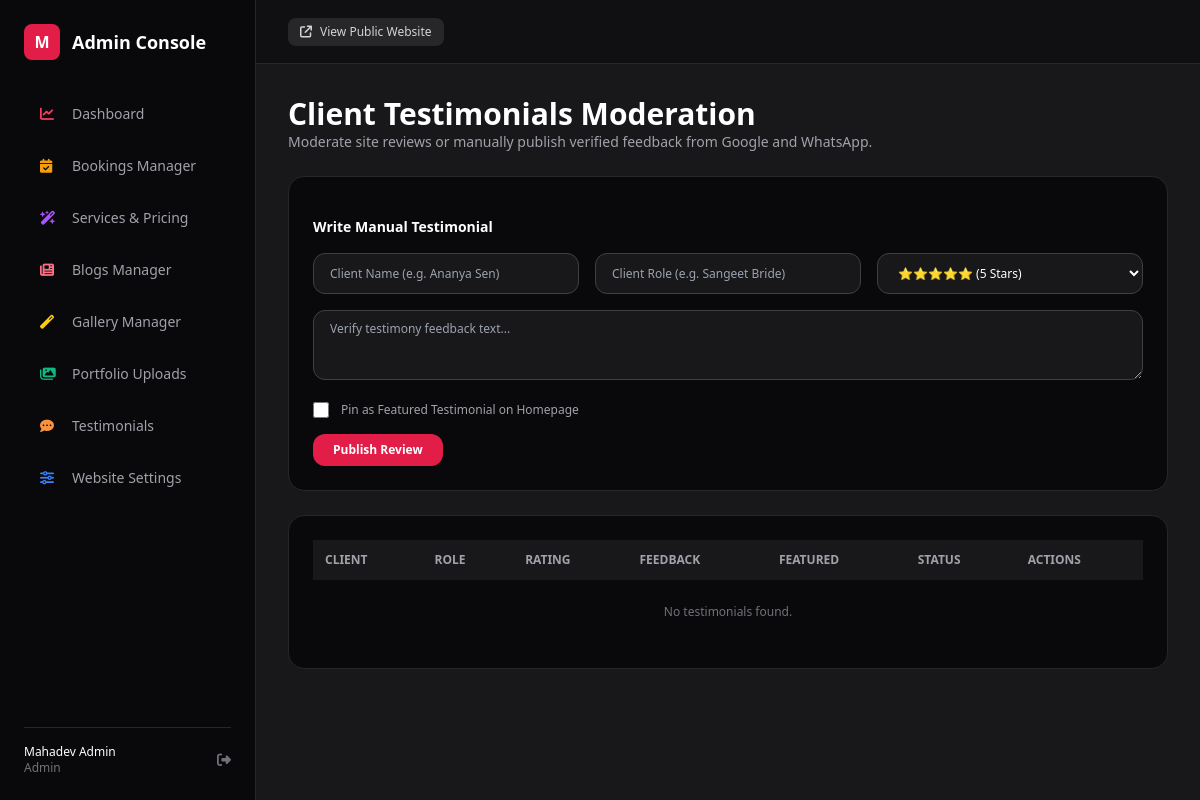
Before: /admin/reviews (signed in) with the older database file.
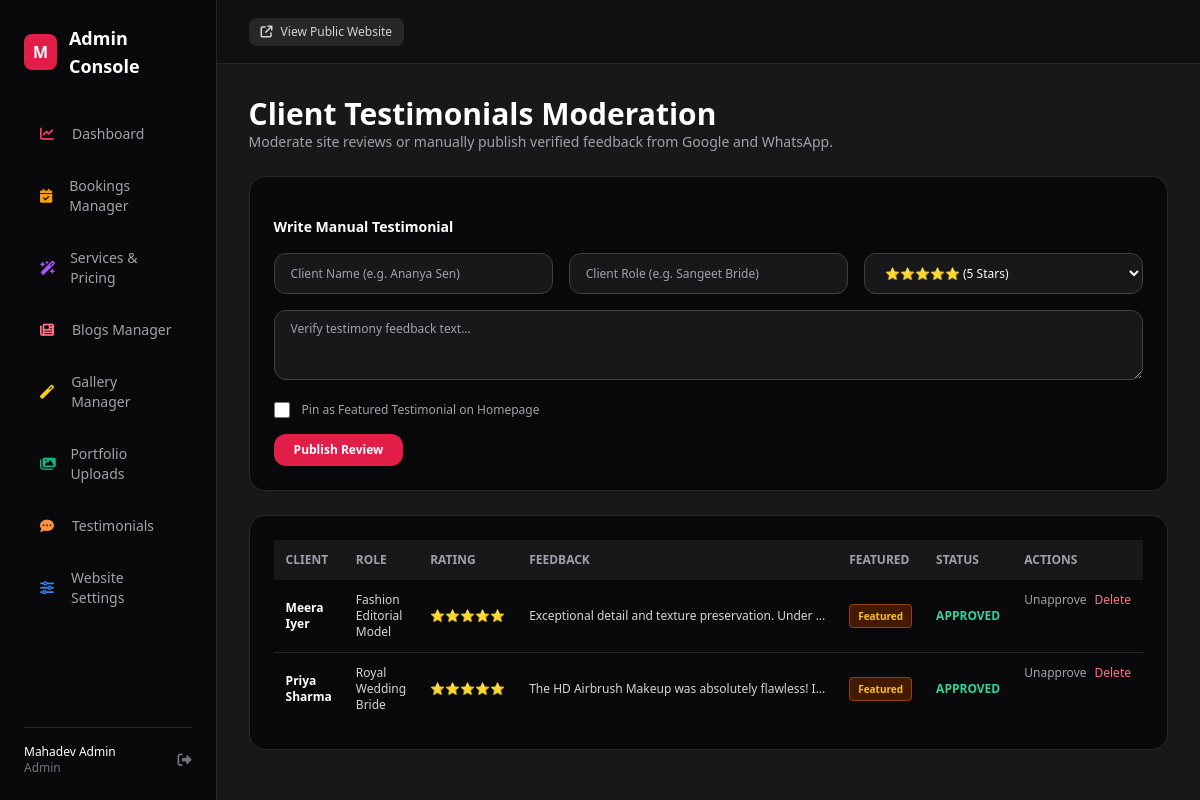
After: the same page with the newer database file.
### tables this page shows
CREATE TABLE `reviews` (
  `id` INT AUTO_INCREMENT PRIMARY KEY,
  `client_name` VARCHAR(100) NOT NULL,
  `client_role` VARCHAR(100) DEFAULT 'Happy Bride',
  `client_avatar` VARCHAR(255) NULL,
  `rating` TINYINT(1) DEFAULT 5,
  `review_text` TEXT NOT NULL,
  `is_featured` TINYINT(1) DEFAULT 0,
  `status` ENUM('pending', 'approved') DEFAULT 'approved',
  `created_at` TIMESTAMP DEFAULT CURRENT_TIMESTAMP
);

### app/Controllers/Admin/ReviewController.php (called while the page is built, shortened)
<?php
class ReviewController extends Controller {
    public function index() {
        $data = [
            'meta_title' => 'Testimonials Manager | Admin Panel',
            'reviews' => Review::getAll()
        ];
        $this->view('admin/reviews/index', $data, 'admin/layouts/main');
    }
}

### app/Core/App.php (called while the page is built, shortened)
<?php
class App {
    private Router $router;
    public function __construct() {
        $this->router = new Router();
    }
    private function registerRoutes() {
        $this->router->get('/', [\App\Controllers\HomeController::class, 'index']);
        $this->router->get('/about', [\App\Controllers\HomeController::class, 'about']);
        $this->router->get('/services', [\App\Controllers\ServiceController::class, 'index']);
        $this->router->get('/service/{slug}', [\App\Controllers\ServiceController::class, 'detail']);
        $this->router->get('/portfolio', [\App\Controllers\PortfolioController::class, 'index']);
        $this->router->get('/gallery', [\App\Controllers\PortfolioController::class, 'gallery']);
        $this->router->get('/blog', [\App\Controllers\BlogController::class, 'index']);
        $this->router->get('/blog/{slug}', [\App\Controllers\BlogController::class, 'detail']);
        $this->router->get('/reviews', [\App\Controllers\ReviewController::class, 'index']);
        $this->router->post('/review/submit', [\App\Controllers\ReviewController::class, 'submit']);
        $this->router->get('/contact', [\App\Controllers\HomeController::class, 'contact']);
        $this->router->post('/contact/submit', [\App\Controllers\HomeController::class, 'submitContact']);
        $this->router->get('/booking', [\App\Controllers\BookingController::class, 'index']);
        $this->router->post('/booking/calculate', [\App\Controllers\BookingController::class, 'calculatePriceApi']);
        $this->router->post('/booking/submit', [\App\Controllers\BookingController::class, 'submit']);
        $this->router->get('/admin/login', [\App\Controllers\Admin\AuthController::class, 'loginForm']);
        $this->router->post('/admin/login', [\App\Controllers\Admin\AuthController::class, 'login']);
        $this->router->get('/admin/logout', [\App\Controllers\Admin\AuthController::class, 'logout']);
        $this->router->get('/admin', [\App\Controllers\Admin\DashboardController::class, 'index']);
        $this->router->get('/admin/dashboard', [\App\Controllers\Admin\DashboardController::class, 'index']);
        $this->router->get('/admin/services', [\App\Controllers\Admin\ServiceController::class, 'index']);
        $this->router->get('/admin/services/create', [\App\Controllers\Admin\ServiceController::class, 'create']);
        $this->router->post('/admin/services/store', [\App\Controllers\Admin\ServiceController::class, 'store']);
        $this->router->get('/admin/services/edit/{id}', [\App\Controllers\Admin\ServiceController::class, 'edit']);
        $this->router->post('/admin/services/update/{id}', [\App\Controllers\Admin\ServiceController::class, 'update']);
        $this->router->get('/admin/services/delete/{id}', [\App\Controllers\Admin\ServiceController::class, 'delete']);
        $this->router->get('/admin/bookings', [\App\Controllers\Admin\BookingController::class, 'index']);
        $this->router->get('/admin/bookings/view/{id}', [\App\Controllers\Admin\BookingController::class, 'view']);
        $this->router->post('/admin/bookings/update-status/{id}', [\App\Controllers\Admin\BookingController::class, 'updateStatus']);
        $this->router->get('/admin/portfolio', [\App\Controllers\Admin\PortfolioController::class, 'index']);
        $this->router->post('/admin/portfolio/store', [\App\Controllers\Admin\PortfolioController::class, 'store']);
        $this->router->get('/admin/portfolio/delete/{id}', [\App\Controllers\Admin\PortfolioController::class, 'delete']);
        $this->router->get('/admin/blogs', [\App\Controllers\Admin\BlogController::class, 'index']);
        $this->router->get('/admin/blogs/create', [\App\Controllers\Admin\BlogController::class, 'create']);
        $this->router->post('/admin/blogs/store', [\App\Controllers\Admin\BlogController::class, 'store']);
        $this->router->get('/admin/blogs/edit/{id}', [\App\Controllers\Admin\BlogController::class, 'edit']);
        $this->router->post('/admin/blogs/update/{id}', [\App\Controllers\Admin\BlogController::class, 'update']);
        $this->router->get('/admin/blogs/delete/{id}', [\App\Controllers\Admin\BlogController::class, 'delete']);
        $this->router->post('/admin/blogs/upload-image', [\App\Controllers\Admin\BlogController::class, 'uploadImage']);
        $this->router->get('/admin/gallery', [\App\Controllers\Admin\GalleryController::class, 'index']);
        $this->router->post('/admin/gallery/store', [\App\Controllers\Admin\GalleryController::class, 'store']);
        $this->router->get('/admin/gallery/delete/{id}', [\App\Controllers\Admin\GalleryController::class, 'delete']);
        $this->router->get('/admin/reviews', [\App\Controllers\Admin\ReviewController::class, 'index']);
        $this->router->post('/admin/reviews/store', [\App\Controllers\Admin\ReviewController::class, 'store']);
        $this->router->get('/admin/reviews/approve/{id}', [\App\Controllers\Admin\ReviewController::class, 'approve']);
        $this->router->get('/admin/reviews/disapprove/{id}', [\App\Controllers\Admin\ReviewController::class, 'disapprove']);
        $this->router->get('/admin/reviews/toggle-featured/{id}', [\App\Controllers\Admin\ReviewController::class, 'toggleFeatured']);
        $this->router->get('/admin/reviews/delete/{id}', [\App\Controllers\Admin\ReviewController::class, 'delete']);
        $this->router->get('/admin/settings', [\App\Controllers\Admin\SettingsController::class, 'index']);
        $this->router->post('/admin/settings/save', [\App\Controllers\Admin\SettingsController::class, 'save']);
    }
    public function run() {
        $this->router->dispatch($_SERVER['REQUEST_METHOD'], $_SERVER['REQUEST_URI']);
    }
}

### public/index.php (called while the page is built, shortened)
<?php
$app = new App\Core\App();
$app->run();

### app/Core/Database.php (called while the page is built, shortened)
<?php
class Database {
    private static $instance = null;
    private $pdo;
    private function __construct() {
        try {
            $dsn = "mysql:host=" . DB_HOST . ";port=" . DB_PORT . ";dbname=" . DB_NAME . ";charset=" . DB_CHARSET;
            $options = [
                PDO::ATTR_ERRMODE => PDO::ERRMODE_EXCEPTION,
                PDO::ATTR_DEFAULT_FETCH_MODE => PDO::FETCH_ASSOC,
                PDO::ATTR_EMULATE_PREPARES => false,
            ];
            $this->pdo = new PDO($dsn, DB_USER, DB_PASS, $options);
        } catch (PDOException $e) {
            if (APP_DEBUG) {
                die("Database Connection Error: " . $e->getMessage());
            } else {
                die("A database connection error occurred. Please try again later.");
            }
        }
    }
    public static function getInstance() {
        if (self::$instance === null) {
            self::$instance = new self();
        }
        return self::$instance;
    }
    public function getConnection() {
        return $this->pdo;
    }
    public static function query($sql, $params = []) {
        $db = self::getInstance()->getConnection();
        $stmt = $db->prepare($sql);
        $stmt->execute($params);
        return $stmt;
    }
    public static function fetchAll($sql, $params = []) {
        return self::query($sql, $params)->fetchAll();
    }
}

### app/Models/Review.php (called while the page is built, shortened)
<?php
class Review {
    public static function getAll() {
        return Database::fetchAll("SELECT * FROM reviews ORDER BY id DESC");
    }
}

### app/Views/admin/reviews/index.php (the view, shortened to what the rows shown need)
<div class="space-y-6">
    <div class="flex justify-between items-center">
        <div>
            <h1 class="text-3xl font-bold text-white">Client Testimonials Moderation</h1>
            <p class="text-sm text-zinc-400">Moderate site reviews or manually publish verified feedback from Google and WhatsApp.</p>
        </div>
    </div>
    <form action="<?= BASE_URL ?>/admin/reviews/store" method="POST" class="bg-zinc-950 p-6 rounded-2xl border border-zinc-800 space-y-4">
        <h3 class="font-bold text-white text-sm">Write Manual Testimonial</h3>
        <div class="grid grid-cols-1 sm:grid-cols-3 gap-4">
            <input type="text" name="client_name" placeholder="Client Name (e.g. Ananya Sen)" required class="bg-zinc-900 border border-zinc-700 rounded-xl px-4 py-2.5 text-xs text-white">
            <input type="text" name="client_role" placeholder="Client Role (e.g. Sangeet Bride)" class="bg-zinc-900 border border-zinc-700 rounded-xl px-4 py-2.5 text-xs text-white">
            <select name="rating" class="bg-zinc-900 border border-zinc-700 rounded-xl px-4 py-2.5 text-xs text-white">
                <option value="5">⭐⭐⭐⭐⭐ (5 Stars)</option>
            </select>
        </div>
        <div>
            <textarea name="review_text" rows="3" placeholder="Verify testimony feedback text..." required class="w-full bg-zinc-900 border border-zinc-700 rounded-xl px-4 py-2.5 text-xs text-white"></textarea>
        </div>
        <div class="flex items-center gap-3">
            <input type="checkbox" name="is_featured" value="1" class="w-4 h-4 text-rose-600 rounded bg-zinc-900 border-zinc-700">
            <label class="text-xs text-zinc-400">Pin as Featured Testimonial on Homepage</label>
        </div>
        <button type="submit" class="px-5 py-2 bg-rose-600 hover:bg-rose-500 rounded-xl text-xs font-bold text-white transition">Publish Review</button>
    </form>
    <div class="bg-zinc-950 rounded-2xl border border-zinc-800 p-6">
        <div class="overflow-x-auto">
            <table class="w-full text-left text-xs text-zinc-300">
                <thead class="bg-zinc-900 text-zinc-400 uppercase">
                    <tr>
                        <th class="p-3">Client</th>
                        <th class="p-3">Role</th>
                        <th class="p-3">Rating</th>
                        <th class="p-3">Feedback</th>
                        <th class="p-3">Featured</th>
                        <th class="p-3">Status</th>
                        <th class="p-3">Actions</th>
                    </tr>
                </thead>
                <tbody class="divide-y divide-zinc-800">
                    <?php if (empty($reviews)): ?>
                        <tr>
                            <td colspan="7" class="p-6 text-center text-zinc-500">No testimonials found.</td>
                        </tr>
                    <?php else: ?>
                        <?php foreach ($reviews as $rev): ?>
                            <tr>
                                <td class="p-3 font-bold text-white"><?= htmlspecialchars($rev['client_name']) ?></td>
                                <td class="p-3"><?= htmlspecialchars($rev['client_role']) ?></td>
                                <td class="p-3 text-amber-400"><?= str_repeat('⭐', $rev['rating']) ?></td>
                                <td class="p-3 max-w-xs truncate" title="<?= htmlspecialchars($rev['review_text']) ?>"><?= htmlspecialchars($rev['review_text']) ?></td>
                                <td class="p-3">
                                    <a href="<?= BASE_URL ?>/admin/reviews/toggle-featured/<?= $rev['id'] ?>" class="px-2 py-1 rounded text-[10px] font-bold
                                        <?= $rev['is_featured'] ? 'bg-amber-950 text-amber-400 border border-amber-800' : 'bg-zinc-800 text-zinc-400' ?>">
                                        <?= $rev['is_featured'] ? 'Featured' : 'Standard' ?>
                                    </a>
                                </td>
                                <td class="p-3 font-bold uppercase <?= $rev['status'] === 'approved' ? 'text-emerald-400' : 'text-amber-500' ?>">
                                    <?= htmlspecialchars($rev['status']) ?>
                                </td>
                                <td class="p-3 flex gap-2">
                                    <?php if ($rev['status'] === 'pending'): ?>
                                        <a href="<?= BASE_URL ?>/admin/reviews/approve/<?= $rev['id'] ?>" class="text-emerald-400 hover:underline">Approve</a>
                                    <?php else: ?>
                                        <a href="<?= BASE_URL ?>/admin/reviews/disapprove/<?= $rev['id'] ?>" class="text-zinc-400 hover:underline">Unapprove</a>
                                    <?php endif; ?>
                                    <a href="<?= BASE_URL ?>/admin/reviews/delete/<?= $rev['id'] ?>" onclick="return confirm('Delete review?')" class="text-rose-400 hover:underline">Delete</a>
                                </td>
                            </tr>
                        <?php endforeach; ?>
                    <?php endif; ?>
                </tbody>
            </table>
        </div>
    </div>
</div>

### app/Core/Router.php (shortened to what the rows shown need)
<?php
class Router {
    private array $routes = [];
    private function addRoute($method, $path, $handler) {
        $this->routes[] = [
            'method' => strtoupper($method),
            'path' => $path,
            'handler' => $handler
        ];
    }
    public function dispatch($requestMethod, $requestUri) {
        $uri = parse_url($requestUri, PHP_URL_PATH);
        $uri = '/' . trim($uri, '/');
        foreach ($this->routes as $route) {
            if ($route['method'] !== strtoupper($requestMethod)) {
                continue;
            }
            $pattern = preg_replace('/\{([a-zA-Z0-9_]+)\}/', '(?P<\1>[a-zA-Z0-9_\-]+)', $route['path']);
            $pattern = '#^' . $pattern . '$#';
            if (preg_match($pattern, $uri, $matches)) {
                $params = array_filter($matches, 'is_string', ARRAY_FILTER_USE_KEY);
                $handler = $route['handler'];
                if (is_array($handler)) {
                    [$controllerClass, $method] = $handler;
                    if (class_exists($controllerClass)) {
                        $controller = new $controllerClass();
                        if (method_exists($controller, $method)) {
                            call_user_func_array([$controller, $method], $params);
                            return;
                        }
                    }
                }
            }
        }
    }
}

Changed rows visible on the page:
added reviews: client_name "Meera Iyer", client_role "Fashion Editorial Model", rating "⭐⭐⭐⭐⭐", review_text "Exceptional detail and texture preservation. Under…", is_featured "Featured", status "APPROVED"
added reviews: client_name "Priya Sharma", client_role "Royal Wedding Bride", rating "⭐⭐⭐⭐⭐", review_text "The HD Airbrush Makeup was absolutely flawless! I…", is_featured "Featured", status "APPROVED"
Other visible differences:
list line gone: "No testimonials found."
